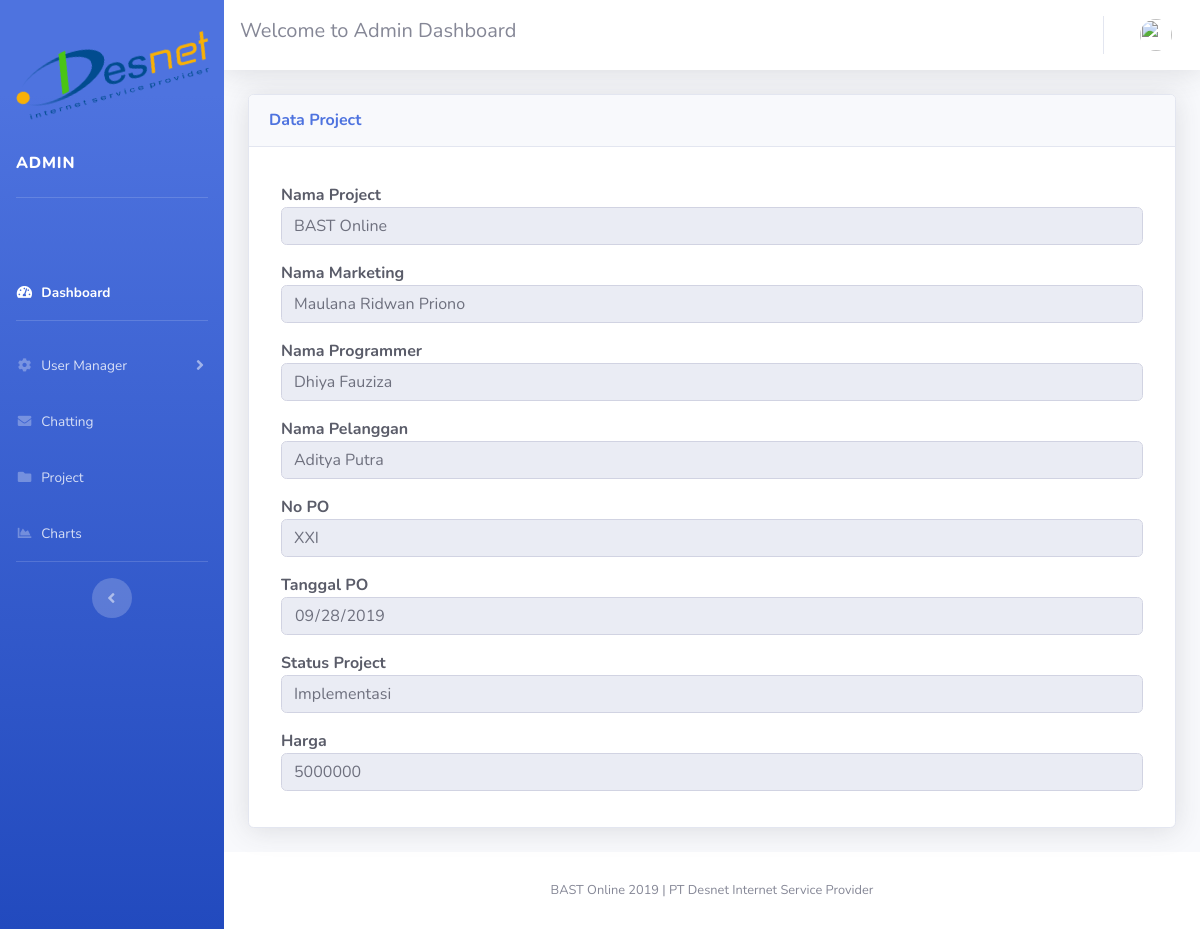
/admin/project/lihat/2, run on the app's committed database.
### tables this page shows
CREATE TABLE `project` (
  `id_project` int(11) NOT NULL,
  `nama_project` varchar(50) NOT NULL,
  `id_marketing` int(11) NOT NULL,
  `id_programmer` int(11) NOT NULL,
  `id_pelanggan` int(11) NOT NULL,
  `no_po` varchar(50) NOT NULL,
  `tanggal_po` date NOT NULL,
  `status` enum('New','Analisa','Desain','Implementasi','Testing','Selesai') NOT NULL,
  `presentase` varchar(3) NOT NULL,
  `harga` varchar(255) NOT NULL,
  `sign_marketing` varchar(255) NOT NULL,
  `sign_pelanggan` varchar(255) NOT NULL,
  `tgl_bast` date NOT NULL
);

CREATE TABLE `karyawan` (
  `id_karyawan` int(11) NOT NULL,
  `nik` varchar(30) NOT NULL,
  `nama_kar` varchar(50) NOT NULL,
  `alamat` varchar(90) NOT NULL,
  `nohp` varchar(12) NOT NULL,
  `foto` varchar(255) NOT NULL DEFAULT 'default.jpg'
);

CREATE TABLE `pelanggan` (
  `id_pelanggan` int(11) NOT NULL,
  `nama_pel` varchar(50) NOT NULL,
  `gender` enum('Laki-Laki','Perempuan') NOT NULL,
  `alamat` varchar(90) NOT NULL,
  `nohp` varchar(12) NOT NULL,
  `jabatan` varchar(255) NOT NULL,
  `perusahaan` varchar(255) NOT NULL
);

### application/views/admin/layout/content.php (called while the page is built)
<?php
if( $isi )
{
    $this -> load->view( $isi );
}

### application/views/admin/layout/wrapper.php (called while the page is built)
<?php
require_once ('head.php');
require_once ('sidebar.php');
require_once ('nav.php');
require_once ('content.php');
require_once ('footer.php');

### application/controllers/admin/Project.php (called while the page is built, shortened)
<?php
class Project extends CI_Controller {
    public function __construct(){
        $this->load->model('model_project');
    }
    public function lihat($id_project) {
        $data = array(
            'title'         => 'Lihat Data Project',
            'isi'           =>'admin/project/lihat_project',
            'data_project'  => $this->model_project->lihat($id_project),
        );
        $this->load->view('admin/layout/wrapper',$data,FALSE);
    }
}

### index.php (called while the page is built, shortened)
<?php
require_once BASEPATH.'core/CodeIgniter.php';

### application/models/Model_project.php (called while the page is built, shortened)
<?php
class Model_project extends CI_Model {
    public function lihat($id_project)
    {
        $query = $this->db->where("id_project", $id_project)
                          ->get();
        if($query){
            return $query->row();
        }else{
            return false;
        }
    }
}

### application/views/admin/project/lihat_project.php (the view, shortened to what this page needs)
 <div class="container-fluid">
    <div class="card shadow mb-4">
        <div class="card-header py-3">
            <h6 class="m-0 font-weight-bold text-primary">Data Project</h6>
        </div>
        <div class="card-body">
            <div class="col-md-12">
                <?php echo form_open() ?>
                <div class="form-group">
                    <label for="text" class="m-0 font-weight-bold text-dark">Nama Project</label>
                    <input type="text" value="<?php echo $data_project->nama_project ?>" name="nama_project" class="form-control" readonly >
                </div>
                <div class="form-group">
                    <label for="text" class="m-0 font-weight-bold text-dark">Nama Marketing</label>
                    <input type="text" value="<?php echo $data_project->nama_marketing ?>" name="id_marketing" class="form-control" readonly >
                </div>
                <div class="form-group">
                    <label for="text" class="m-0 font-weight-bold text-dark">Nama Programmer</label>
                    <input type="text" value="<?php echo $data_project->nama_programmer ?>" name="id_programmer" class="form-control" readonly >
                </div>
                <div class="form-group">
                    <label for="text" class="m-0 font-weight-bold text-dark">Nama Pelanggan</label>
                    <input type="text" value="<?php echo $data_project->nama_pel ?>" name="id_pelanggan" class="form-control" readonly >
                </div>
                <div class="form-group">
                    <label for="text" class="m-0 font-weight-bold text-dark">No PO</label>
                    <input type="text" value="<?php echo $data_project->no_po ?>" name="no_po" class="form-control" readonly >
                </div>
                <div class="form-group">
                    <label for="text" class="m-0 font-weight-bold text-dark">Tanggal PO</label>
                    <input type="date" value="<?php echo $data_project->tanggal_po ?>" name="tanggal_po" class="form-control" readonly >
                </div>
                <div class="form-group">
                    <label for="text" class="m-0 font-weight-bold text-dark">Status Project</label>
                    <input type="text" value="<?php echo $data_project->status ?>" name="status" class="form-control" readonly>
                </div>
                <div class="form-group">
                    <label for="text" class="m-0 font-weight-bold text-dark">Harga</label>
                    <input type="text" value="<?php echo $data_project->harga ?>" name="harga" class="form-control" readonly >
                </div>
                <?php echo form_close() ?>
            </div>
        </div>
    </div>
</div>

### data on the page
project: nama_project "BAST Online", id_marketing "Maulana Ridwan Priono", id_programmer "Dhiya Fauziza", id_pelanggan "Aditya Putra", no_po "XXI", tanggal_po "09/28/2019", status "Implementasi", harga "5000000"
